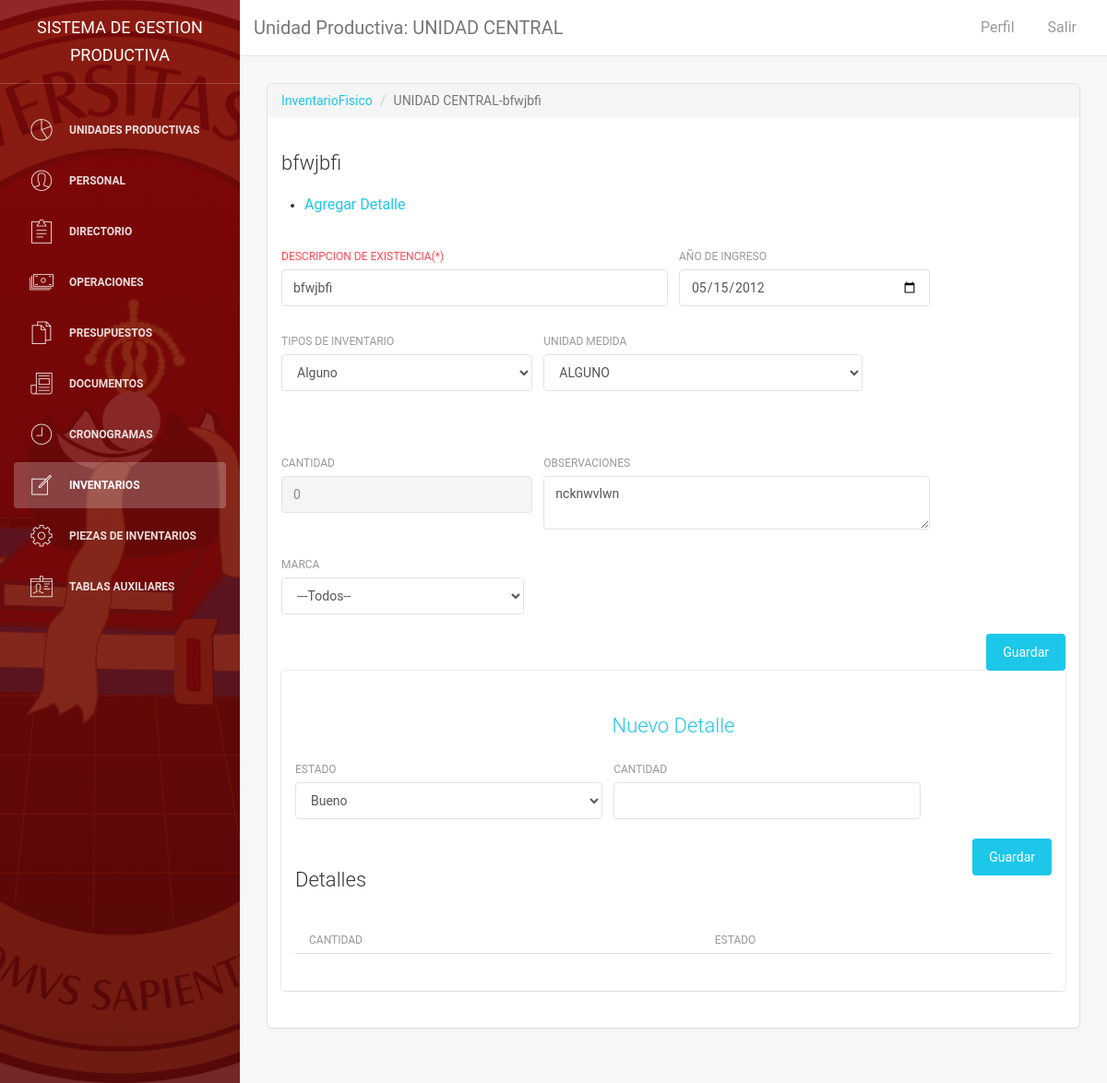
The page /InventarioFisico/Crud/1 (signed in) on the database its author committed.
### tables this page shows
CREATE TABLE `InventarioFisico` (
  `Id` int(11) NOT NULL,
  `TipoExistencia_Id` int(11) NOT NULL,
  `UnidadMedida_Id` int(11) NOT NULL,
  `Unidad_Id` int(11) NOT NULL,
  `FechaIngreso` varchar(100) NOT NULL,
  `Descripcion_Existencia` varchar(100) NOT NULL,
  `Codigo_Existencia` int(11) NOT NULL,
  `Observaciones` varchar(100) DEFAULT NULL,
  `Material_Insumo_Id` int(11) DEFAULT NULL
);

CREATE TABLE `UnidadesProductivas` (
  `Id` int(11) NOT NULL,
  `Nombre` varchar(100) NOT NULL,
  `Rubro_Id` int(11) NOT NULL,
  `Web` varchar(100) DEFAULT NULL,
  `Telefono` int(11) DEFAULT NULL,
  `Telefono_Anexo` int(11) DEFAULT NULL,
  `Fax` varchar(20) DEFAULT NULL,
  `Celular` int(11) DEFAULT NULL,
  `Ubicacion` varchar(100) DEFAULT NULL,
  `Ciudad_Id` int(11) NOT NULL,
  `Organigrama` varchar(200) DEFAULT NULL,
  `Facultad_Id` int(11) DEFAULT NULL,
  `Persona_Dni` varchar(20) DEFAULT NULL,
  `FechaCreacion` date DEFAULT NULL
);

CREATE TABLE `TipoExistencia` (
  `Id` int(11) NOT NULL,
  `Descripcion` varchar(100) NOT NULL
);

CREATE TABLE `UnidadMedida` (
  `Id` int(11) NOT NULL,
  `Descripcion` varchar(100) NOT NULL
);

### Controllers/inventariofisicoController.php (called while the page is built, shortened)
<?php
    require_once 'Models/InventarioFisicoModel.php';
    class InventarioFisicoController{
        private $model;
        public function __construct(){
            $this->model = new InventarioFisico();
        }
        public function Crud(){
            $Inventariofisico = new InventarioFisico();
            if(isset($_REQUEST['Id'])){
                $Inventariofisico = $this->model->Obtener($_REQUEST['Id']);
            }
            require_once 'Views/header.php';
            require_once 'Views/sidebar.php';
            require_once 'Views/panel.php';
            require_once 'Views/InventarioFisico/update.php';
            require_once 'Views/footer.php';
        }
    }
?>

### Core/database.php (called while the page is built, shortened)
<?php
class Database
{
    public static function Conectar()
    {
    	$stringConnection = 'mysql:host='.DB_SERVER.";dbname=".DB_DATABASE.";charset=".DB_CHARSET;
        $pdo = new PDO($stringConnection, DB_USERNAME, DB_PASSWORD);
        $pdo->setAttribute(PDO::ATTR_ERRMODE, PDO::ERRMODE_EXCEPTION);
        return $pdo;
    }
}

### Models/InventarioFisicoModel.php (called while the page is built, shortened)
<?php
	class InventarioFisico
	{
		private $pdo;
		public function __construct()
		{
			try
			{
				$this->pdo = Database::Conectar();
			}
			catch(Exception $e)
			{
				die($e->getMessage());
			}
		}
        public function Obtener($Id)
        {
            try {
                $stmt=$this->pdo->prepare("SELECT * FROM InventarioFisico Where Id = ?");
                $stmt->execute( array($Id) );
                return $stmt->fetch(PDO::FETCH_OBJ);
            } catch (Exception $e) {
                die($e->getMessage());
            }
        }
        public function getUnidadMedida()
        {
        	try
        	{
        		$stmt = $this->pdo->prepare("SELECT * FROM UnidadMedida  ORDER BY Id ");
				$stmt->execute();
				return $stmt->fetchAll(PDO::FETCH_OBJ);
        	}
        	catch(Exception $e){
        		die($e->getMessage());
        	}
        }
        public function getTipos_inventarios()
        {
        	try
        	{
        		$stmt = $this->pdo->prepare("SELECT * FROM TipoExistencia ORDER BY Id");
				$stmt->execute();
				return $stmt->fetchAll(PDO::FETCH_OBJ);
        	}
        	catch(Exception $e){
        		die($e->getMessage());
        	}
        }
        public function getunidadByid($unidadid)
        {
        	try
        	{
        		$stmt = $this->pdo->prepare("SELECT * FROM UnidadesProductivas Where Id = ?");
				$stmt->execute(array($unidadid) );
				return $stmt->fetch(PDO::FETCH_OBJ);
        	}
        	catch(Exception $e){
        		die($e->getMessage());
        	}
        }
		public function getCantidadDetalle($Id){
			try
			{
				$stm = $this->pdo
				            ->prepare("SELECT sum(Cantidad) FROM InventarioFisico_Detalle WHERE InventarioFisico_Id = ?  ");
				$stm->execute(array($Id));
				$row = $stm->fetch(PDO::FETCH_NUM);
				if($row[0]>0)
					return $row[0];
				else
					return 0;
			}
			catch (Exception $e)
			{
				die($e->getMessage());
			}
		}
	}
?>

### Views/InventarioFisico/update.php (the view, shortened to what this page needs)
<div class="content">
    <div class="container-fluid">
        <div class="row">
            <div class="col-md-12">
                <div class="card">
                    <ol class="breadcrumb">
                        <li><a href="<?php echo BASE_URL;?>InventarioFisico/">InventarioFisico</a></li>
                        <?php if($Inventariofisico-> Id != "")
                        {   $nombreunidad = $this->model->getunidadByid($Inventariofisico->Unidad_Id)->Nombre;
                             $nombreunidad .='-';
                           $nombreunidad .= $Inventariofisico->Descripcion_Existencia;
                        } ?>
                        <li class="active"><?php echo $Inventariofisico->Id != null ? ( ($_SESSION["TipoUsuario"] != 1 ) ? $Inventariofisico->Descripcion_Existencia :$nombreunidad   ): 'Nuevo Registro'; ?></li>
                    </ol>
                    <div class="content">
                        <div class="row">
                            <div class="col-md-6">
                                <h4 class="title">
                                    <?php echo $Inventariofisico->Id!=null ? $Inventariofisico->Descripcion_Existencia : 'Nuevo Registro: InventarioFisico';?>
                                </h4>
                            </div>
                        </div>
                    </div>
                    <ul style="text-align:left ; ">
                            <li> <A href="#agregardetalle"> <h5> Agregar Detalle </h5> </A> </li>
                    </ul>
                        <form method="post" action="<?php echo BASE_URL;?>InventarioFisico/Guardar/" enctype="multipart/form-data"    >
                        <div class="content">
                            <div class="row">
                                <div class="col-md-6">
                                    <div class="form-group">
                                        <label class="text-danger">Descripcion de Existencia(*)</label>
                                        <input type="text" required maxlength="100" class="form-control" placeholder="eje muebles" name="Descripcion"  value="<?php echo $Inventariofisico->Descripcion_Existencia; ?>">
                                    </div>
                                </div>
                                <div class="col-md-4">
                                    <div class="form-group">
                                        <label>Año de Ingreso</label>
                                        <input type="date" class="form-control" name="Periodo1" min = "1828-01-00" max ="<?php date("Y-m-d");?>" placeholder="<?php echo date("Y-m-d");?>" value='<?php echo $Inventariofisico->FechaIngreso; ?>' required>
                                    </div>
                                </div>
                            </div>
                            <div class="row">
                                <div class="col-md-4">
                                    <div class="form-group">
                                        <label>Tipos de Inventario</label>
                                        <select name="TipoInventario2" class="form-control" required >
                                                <?php foreach($this->model->getTipos_inventarios() as $r): ?>
                                                        <option <?php echo ($Inventariofisico->TipoExistencia_Id==$r->Id) ? 'selected' : '' ?> value="<?php echo $r->Id?>" ><?php echo $r->Descripcion;?></option>
                                                        <?php endforeach; ?>
                                        </select>
                                            <div class="form-group">
                                           </div>
                                    </div>
                                </div>
                                <div class="col-md-5">
                                    <div class="form-group">
                                         <label>Unidad Medida</label>
                                         <select name="UnidadMedida" class="form-control">
                                            <?php foreach($this->model->getUnidadMedida() as $r): ?>
                                            <option  value="<?php echo $r->Id?>"  <?php echo ($Inventariofisico->UnidadMedida_Id==$r->Id) ? 'selected' : '' ?>  >
                                            <?php echo $r->Descripcion;?></option>
                                            <?php endforeach; ?>
                                        </select>
                                    </div>
                                </div>
                            </div>
                            <div class="row">
                                <div class="col-md-4">
                                    <div class="form-group">
                                        <label>Cantidad </label>
                                        <input type="number"  name="codigo2" class="form-control"
                                        min="0" step="1"  placeholder="0"  disabled required value="<?php echo   $Inventariofisico->Id != null ? ($this->model->getCantidadDetalle($Inventariofisico->Id) =='' ?  "0" : $this->model->getCantidadDetalle($Inventariofisico->Id) ) : " 0 "; ?>" >
                                    </div>
                                </div>
                                <div class="col-md-6">
                                    <div class="form-group">
                                        <label>Observaciones </label>
                                        <?php $observa ='';
                                        if($Inventariofisico->Id>0)
                                            $observa.=$Inventariofisico->Observaciones ?>
                                        <textarea class="form-control" name="Observaciones" placeholder="Escriba algo acà"><?php echo $observa ?></textarea>
                                    </div>
                                </div>
                            </div>
                            <div class="row">
                                <div class="col-md-4">
                                <div class="form-group">
                                <label>Marca</label>
                                <select id= "Marca22"  name ="Marca33" class=" form-control"  >
                                    <option value="-1" >---Todos--</option>
                                </select>
                                </div>
                                </div>
                            </div>
                            <?php  if($_SESSION["TipoUsuario"] ==0  || $Inventariofisico->Id =="" || $_SESSION["Unidad_Id"] == $Inventariofisico->Unidad_Id ) {?>
                            <button type="submit" id="btnSubmit" class="btn btn-info btn-fill pull-right">Guardar</button>
                            <div class="clearfix"></div>
                            <?php }?>
                       <div class=" card">
                            <div class="content">
                       <a id ="agregardetalle" > <h4 style ="text-align:center" ;> Nuevo Detalle</h4> </a>
                        <div class=" row" >
                            <div class="col-md-5">
                            <div class="form-group">
                                <label> Estado </label>
                                <select name = "Estado"  id = "Estado" class=" form-control" >
                                    <option id = "EBueno" value = 0 >Bueno</option>
                                </select>
                            </div>
                            </div>
                            <div  class="col-md-5">
                                <div class="form-group">
                                <label> Cantidad </label>
                                <input type="number" id="Cantidad" name="Cantidad22" step =0.1 min=1 class="form-control" value="<?php $Inventariofisico ?>">
                            </div>
                            </div>
                        </div>
                        <?php if( $Inventariofisico->Id == ""  || $_SESSION["Unidad_Id"] == $Inventariofisico->Unidad_Id )  {?>
                            <button type="button" id="btnguardar" class="btn btn-info btn-fill pull-right">Guardar</button>
                            <?php } ?>
                        <h4>Detalles</h4>
                        <div class="content table-responsive table-full-width">
                            <table id="tableDetalle" class="table table-hover table-striped">
                                <thead>
                                    <th>Cantidad</th>
                                    <th>Estado</th>
                                </thead>
                            </table>
                        </div>
                        </div>
                        </div>
                        </div>
                    </form>
                    </div>
                </div>
            </div>
        </div>
    </div>
</div>

### rows shown on the page
inventariofisico: nombreunidad "UNIDAD CENTRAL-bfwjbfi", Descripcion_Existencia "bfwjbfi", Descripcion "bfwjbfi", Periodo1 "05/15/2012", TipoInventario2 "Alguno", UnidadMedida "ALGUNO", Observaciones "ncknwvlwn"

### other values the page prints
$_SESSION['UnidadNombre'] "UNIDAD CENTRAL"
